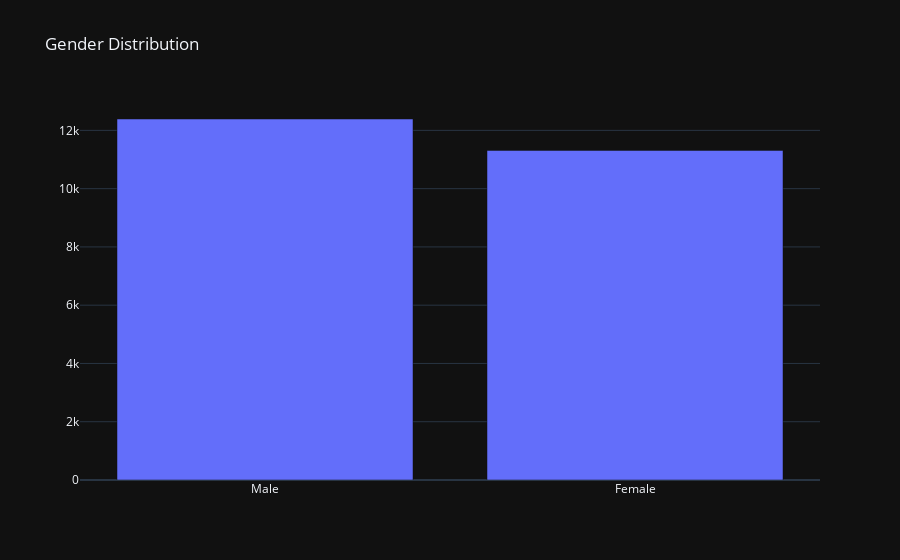

Notebook code cell kept with this figure:
### Code cell
ditribution_plot(x=gender_dist.index, y=gender_dist.values, name='Gender Distribution')

### Figure 1 — Plotly figure (JSON) as saved in the notebook; plotly's stock layout.template omitted (floating-point values rounded to 4 significant figures)
{"data": [{"x": ["Male", "Female"], "y": [12391, 11314], "type": "bar"}], "layout": {"title": {"text": "Gender Distribution"}}}
